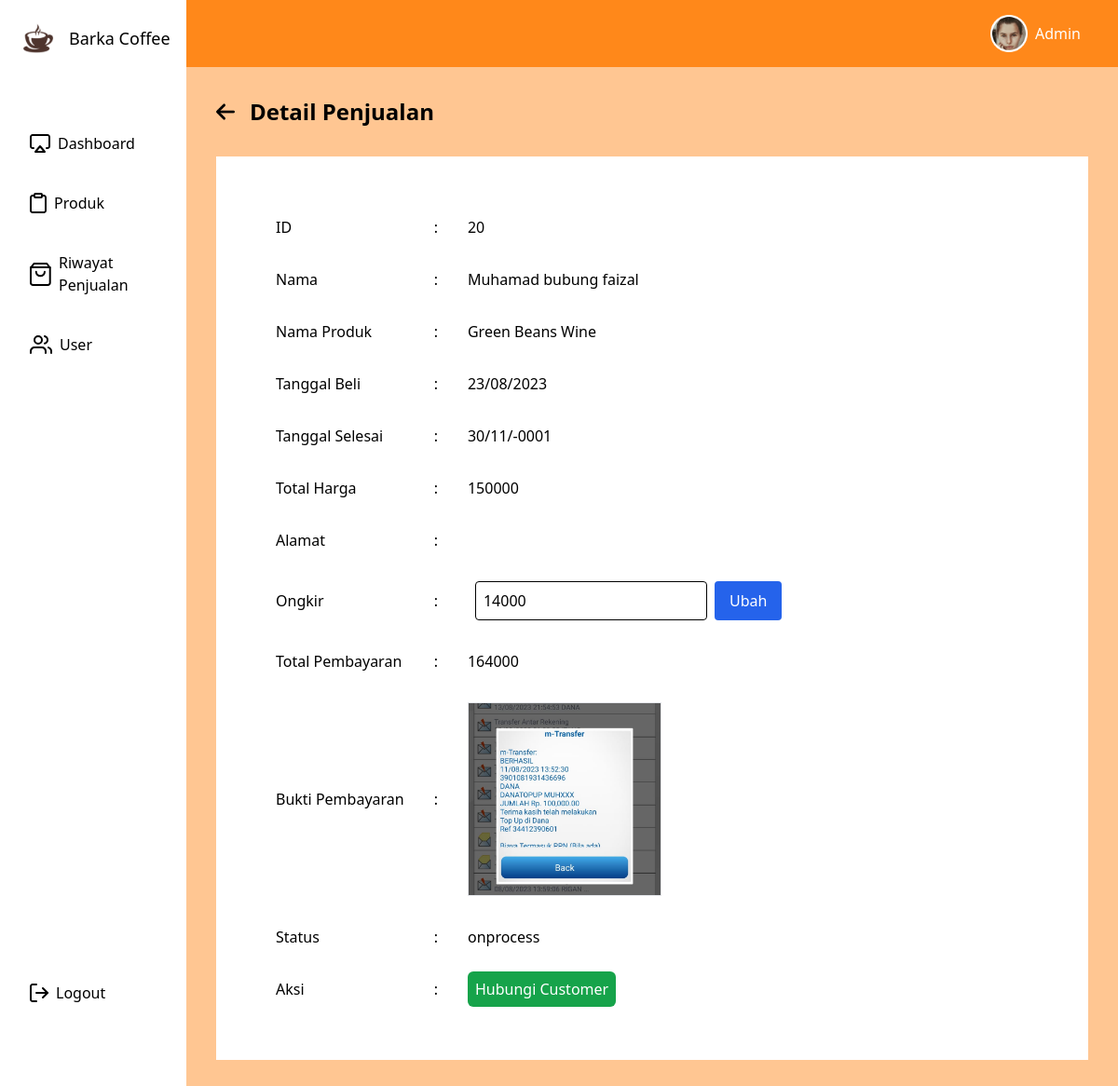
The page /penjulan/detail/20 on the database its author committed.
### tables this page shows
CREATE TABLE `penjualan` (
  `id_penjualan` int(11) NOT NULL,
  `id_pengguna` int(11) NOT NULL,
  `id_produk` int(11) NOT NULL,
  `alamat_pengiriman` text NOT NULL,
  `jumlah_beli` int(11) NOT NULL,
  `total_harga` int(11) NOT NULL,
  `bukti_pembayaran` varchar(150) NOT NULL,
  `tanggal_beli` date NOT NULL,
  `tanggal_selesai` date NOT NULL,
  `ongkir` int(11) NOT NULL,
  `status` varchar(20) NOT NULL
);

CREATE TABLE `pengguna` (
  `id_pengguna` int(11) NOT NULL,
  `nama` varchar(30) NOT NULL,
  `email` varchar(30) NOT NULL,
  `no_wa` text NOT NULL,
  `password` varchar(150) NOT NULL,
  `foto` varchar(150) NOT NULL,
  `role` enum('admin','user') NOT NULL
);

CREATE TABLE `produk` (
  `id_produk` int(11) NOT NULL,
  `nama_produk` varchar(50) NOT NULL,
  `kategori` varchar(20) NOT NULL,
  `berat` int(11) NOT NULL,
  `stok` int(11) NOT NULL,
  `harga` int(11) NOT NULL,
  `tanggal_perubahan` datetime DEFAULT NULL,
  `foto_produk` varchar(150) NOT NULL,
  `deskripsi` text NOT NULL
);

### application/controllers/Main.php (called while the page is built, shortened)
<?php
class Main extends CI_Controller {
    public function __construct()
	{
		$this->load->model('Main_Model','MainModel');
	}
	public function detailOrder($id_penjualan)
	{
		$data['detail_order'] = $this->MainModel->getDetailOrder($id_penjualan)->result()[0];
		$this->load->view('admin/detail-penjualan/index', $data);
	}
}

### index.php (called while the page is built, shortened)
<?php
require_once BASEPATH.'core/CodeIgniter.php';

### application/models/Main_Model.php (called while the page is built, shortened)
<?php
 class Main_Model extends CI_Model
 {
	public function getDetailOrder($id_penjualan)
 	{
			return $this->db->query("SELECT penjualan.id_penjualan as id_penjualan,penjualan.ongkir as ongkir ,pengguna.nama AS nama,produk.nama_produk AS nama_produk, produk.harga AS harga,penjualan.jumlah_beli, penjualan.total_harga AS total_harga, penjualan.alamat_pengiriman AS alamat_pengiriman, penjualan.bukti_pembayaran AS bukti_pembayaran, penjualan.tanggal_beli, penjualan.tanggal_selesai, penjualan.status FROM penjualan INNER JOIN pengguna ON penjualan.id_pengguna = pengguna.id_pengguna INNER JOIN produk ON penjualan.id_produk = produk.id_produk WHERE penjualan.id_penjualan = '$id_penjualan'");
 	}
 }
?>

### application/views/admin/detail-penjualan/index.php (the view, shortened to what this page needs)
<div class="flex min-h-screen">
    <div class="flex-1 bg-secondary">
        <section class="container mx-auto p-8">
            <h1 class="text-2xl font-bold mb-8 flex items-center space-x-4"> <a href="<?= base_url('penjualan'); ?>">
                    <img src="<?= base_url(); ?>/assets/images/arrow-left-icon.png" alt="Arrow Left Icon"
                        class="w-5 h-5" /> </a>
                <span>Detail Penjualan</span>
            </h1>
            <div class="bg-white p-12">
                <table>
                    <tr>
                        <td class="p-4">ID</td>
                        <td class="p-4">:</td>
                        <td class="p-4"><?= $detail_order->id_penjualan ?></td>
                    </tr>
                    <tr>
                        <td class="p-4">Nama</td>
                        <td class="p-4">:</td>
                        <td class="p-4"><?= $detail_order->nama ?></td>
                    </tr>
                    <tr>
                        <td class="p-4">Nama Produk</td>
                        <td class="p-4">:</td>
                        <td class="p-4"><?= $detail_order->nama_produk ?></td>
                    </tr>
                    <tr>
                        <td class="p-4">Tanggal Beli</td>
                        <td class="p-4">:</td>
                        <td class="p-4"><?= date('d/m/Y', strtotime($detail_order->tanggal_beli)) ?></td>
                    </tr>
                    <tr>
                        <td class="p-4">Tanggal Selesai</td>
                        <td class="p-4">:</td>
                        <td class="p-4"><?= date('d/m/Y', strtotime($detail_order->tanggal_selesai)) ?></td>
                    </tr>
                    <tr>
                        <td class="p-4">Total Harga</td>
                        <td class="p-4">:</td>
                        <td class="p-4"><?= $detail_order->total_harga?></td>
                    </tr>
                    <tr>
                        <td class="p-4">Alamat</td>
                        <td class="p-4">:</td>
                        <td class="p-4"><?= $detail_order->alamat_pengiriman ?></td>
                    </tr>
                    <tr>
                        <td class="p-4">Ongkir</td>
                        <td class="p-4">:</td>
                        <td class="p-4">
                            <?php echo form_open_multipart('Main/updateOngkir'); ?>
                            <div class="flex space-x-2">
                                <input type="number" name="ongkir" class="border p-2 border-black rounded"
                                    value="<?= $detail_order->ongkir ?>" />
                                <button type="submit" class="bg-blue-600 px-4 py-2 text-white rounded">Ubah</button>
                            </div>
                            </form>
                        </td>
                    </tr>
                    <tr>
                        <td class="p-4">Total Pembayaran</td>
                        <td class="p-4">:</td>
                        <td class="p-4"><?= ($detail_order->total_harga + $detail_order->ongkir) ?></td>
                    </tr>
                    <tr>
                        <td class="p-4">Bukti Pembayaran</td>
                        <td class="p-4">:</td>
                        <td class="p-4"><img
                                src="<?= base_url() ?>/assets/images/payment/<?= $detail_order->bukti_pembayaran ?>"
                                alt="" class="w-52 h-52 border object-cover"></td>
                    </tr>
                    <tr>
                        <td class="p-4">Status</td>
                        <td class="p-4">:</td>
                        <td class="p-4"><?= $detail_order->status ?></td>
                    </tr>
                    <tr>
                        <td class="p-4">Aksi</td>
                        <td class="p-4">:</td>
                        <td class="p-4">
                            <a href="https://api.whatsapp.com/send?phone=+6285722071700&text=Halo <?= $detail_order->nama ?>"
                                class="bg-green-600 text-white p-2 rounded-md w-28 text-center" target="_blank">Hubungi
                                Customer</a>
                        </td>
                    </tr>
                </table>
            </div>
        </section>
    </div>
</div>

### rows shown on the page
penjualan: id_penjualan "20", id_pengguna.nama "Muhamad bubung faizal", id_produk.nama_produk "Green Beans Wine", tanggal_beli "23/08/2023", tanggal_selesai "30/11/-0001", total_harga "150000", ongkir "14000", $detail_order->total_harga + $detail_order->ongkir "164000", bukti_pembayaran (picture), status "onprocess"
